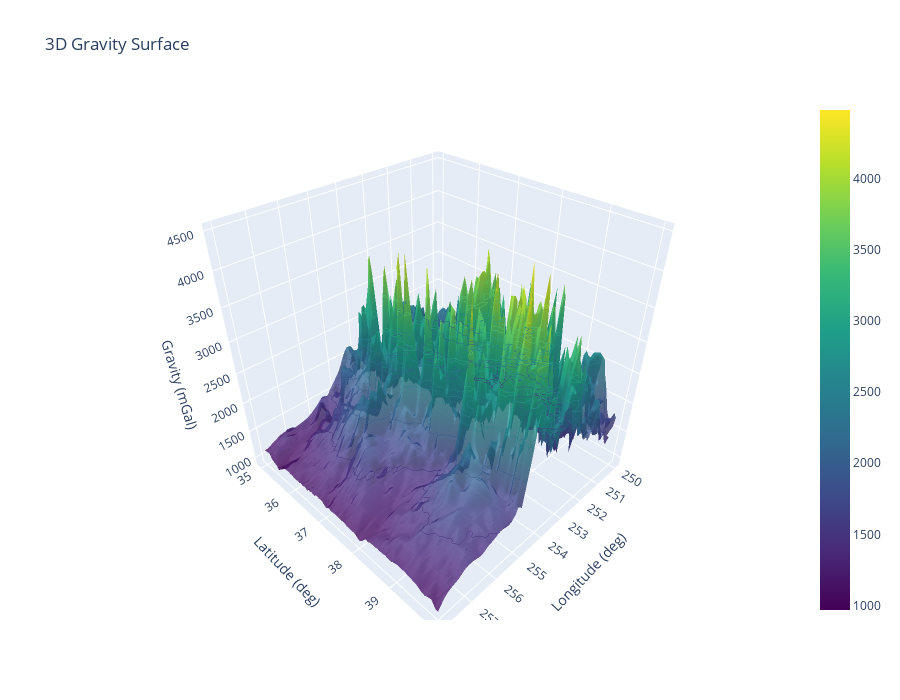

Notebook cell for this chart:
### Code cell
import plotly.graph_objects as go
import numpy as np
from scipy.interpolate import griddata

# Ваши данные
longitudes = loader.train['longitude(deg)']
latitudes = loader.train['latitude(deg)']
heights = loader.train[CFG.TARGET]

# Интерполяция
grid_x, grid_y = np.mgrid[
    min(longitudes):max(longitudes):100j,
    min(latitudes):max(latitudes):100j
]
grid_z = griddata(
    (longitudes, latitudes), heights, (grid_x, grid_y), method='cubic'
)

# Создаем 3D-поверхность
fig = go.Figure(data=[go.Surface(
    x=grid_x, y=grid_y, z=grid_z,
    colorscale='Viridis',
    opacity=0.8,
    contours_z=dict(show=True, usecolormap=True))
])

# Настройки макета
fig.update_layout(
    title='3D Gravity Surface',
    scene=dict(
        xaxis_title='Longitude (deg)',
        yaxis_title='Latitude (deg)',
        zaxis_title='Gravity (mGal)',
    ),
    autosize=False,
    width=900,
    height=700,
)

fig.show()

### Figure 1 — Plotly figure (JSON) as saved in the notebook; plotly's stock layout.template omitted (floating-point values rounded to 4 significant figures; data arrays with more than 128 entries replaced by an {"elided": "..."} marker saying what was removed)
{"data": [{"colorscale": [[0, "#440154"], [0.1111, "#482878"], [0.2222, "#3e4989"], [0.3333, "#31688e"], [0.4444, "#26828e"], [0.5556, "#1f9e89"], [0.6667, "#35b779"], [0.7778, "#6ece58"], [0.8889, "#b5de2b"], [1, "#fde725"]], "contours": {"z": {"show": true, "usecolormap": true}}, "opacity": 0.8, "type": "surface", "x": {"elided": "100x100 float values"}, "y": {"elided": "100x100 float values"}, "z": {"elided": "100x100 float values"}}], "layout": {"autosize": false, "height": 700, "scene": {"xaxis": {"title": {"text": "Longitude (deg)"}}, "yaxis": {"title": {"text": "Latitude (deg)"}}, "zaxis": {"title": {"text": "Gravity (mGal)"}}}, "title": {"text": "3D Gravity Surface"}, "width": 900}}
